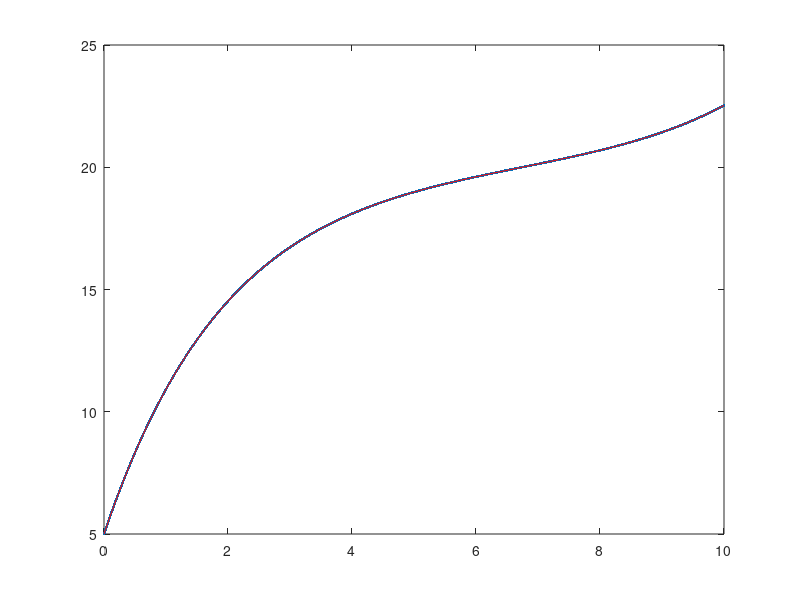

Write the MATLAB code that produced this figure.
function F=driver

% clear the console screen
clc; close all;clf
% load the data structure with info pertaining to the physical problem
dat.diff=2;
dat.siga=.5;
dat.esrc=10;
dat.width=10;
bc.left.type=2; %0=neumann, 1=robin, 2=dirichlet
bc.left.C=5; % (that data is C in: -Ddu/dn=C // u/4+D/2du/dn=C // u=C)
bc.rite.type=1;
bc.rite.C=7;
dat.bc=bc; clear bc;

% load the numerical parameters, npar, structure pertaining to numerics
% number of elements
npar.nel = 5000;
% domain
npar.x = linspace(0,dat.width,npar.nel+1);
% polynomial degree
npar.porder=1;
% nbr of dofs per variable
npar.ndofs = npar.porder*npar.nel+1;
% connectivity
gn=zeros(npar.nel,npar.porder+1);
gn(1,:)=linspace(1,npar.porder+1,npar.porder+1);
for iel=2:npar.nel
    gn(iel,:)=[gn(iel-1,end) , gn(iel-1,2:end)+npar.porder ];
end
npar.gn=gn; clear gn;

% solve system
F = solve_fem2(dat,npar);
% plot
figure(1)
plot(npar.x,F,'.-'); hold all
% verification is always good
verif_diff_eq(dat)

return
end

%%%%%%%%%%%%%%%%%%%%%%%%%%%%%%%%%%%%%

function u=solve_fem2(dat,npar)

% initial guess
% (not needed if a direct method is used to solve the linear system)
u=ones(npar.ndofs,1);

% assemble the matrix and the rhs
[A,b]=assemble_system(npar,dat);

% solve
u=A\b;

return
end
%%%%%%%%%%%%%%%%%%%%%%%%%%%%%%%%%%%%%

function [A,rhs]=assemble_system(npar,dat)
% assemble the matrix, the rhs, apply BC

% shortcuts
porder= npar.porder;
gn    = npar.gn;
nel   = npar.nel;
% ideally, we would analyze the connectivity to determine nnz
nnz=(porder+1)*nel; %this is an upperbound, not exact
% n: linear system size
n=nel*porder+1;
% allocate memory
A=spalloc(n,n,nnz);
rhs=zeros(n,1);

% compute local matrices
% load Gauss Legendre quadrature (GLQ is exact on polynomials of degree up to 2n-1,
% while using only integrand evaluations (n-point quadrature).
% estimate the max poly order (it comes from the mass matrix  when coef. are
% piecewise constant and the material mesh matches the computational mesh
poly_max=porder+1;
[xq,wq] = GLNodeWt(poly_max);
% initialize local matrices/vectors
m=zeros(porder+1,porder+1);
k=m;
f=zeros(porder+1,1);
% store shapeset
[b,dbdx] =feshpln(xq,porder);
% compute local matrices + load vector
for i=1:porder+1
    for j=1:porder+1
        m(i,j)= dot(wq.*b(:,i)    , b(:,j));
        k(i,j)= dot(wq.*dbdx(:,i) , dbdx(:,j));
    end
    f(i)= dot(wq, b(:,i));
end

% definition of the weak form:
% int_domain (grad u D grad b) - int_bd_domain (b D grad u n) ...
%      + int_domain( XSa u b) = int_domain (b rhs)

% loop over elements
for iel=1:npar.nel
    % element extremities
    x0=npar.x(iel);
    x1=npar.x(iel+1);
    % jacobian of the transformation to the ref. element
    Jac=(x1-x0)/2;
    % assemble
    A(gn(iel,:),gn(iel,:)) = A(gn(iel,:),gn(iel,:)) + ...
        dat.siga*m*Jac + dat.diff*k/Jac;
    rhs(gn(iel,:)) = rhs(gn(iel,:)) + dat.esrc*f*Jac;
end

% apply natural BC
Dirichlet_nodes=[];
Dirichlet_val=[];
switch dat.bc.left.type
    case 0 % Neumann, int_bd_domain (b D grad u n) is on the RHS
        rhs(1)=rhs(1)+dat.bc.left.C;
    case 1 % Robin
        A(1,1)=A(1,1)+1/2;
        rhs(1)=rhs(1)+2*dat.bc.left.C;
    case 2 % Dirichlet
        Dirichlet_nodes=[Dirichlet_nodes 1];
        Dirichlet_val=[Dirichlet_val dat.bc.left.C];
end
switch dat.bc.rite.type
    case 0 % Neumann, int_bd_domain (b D grad u n) is on the RHS
        rhs(n)=rhs(n)+dat.bc.rite.C;
    case 1 % Robin
        A(n,n)=A(n,n)+1/2;
        rhs(n)=rhs(n)+2*dat.bc.rite.C;
    case 2 % Dirichlet
        Dirichlet_nodes=[Dirichlet_nodes n];
        Dirichlet_val=[Dirichlet_val dat.bc.rite.C];
end
% apply Dirichlet BC
for i=1:length(Dirichlet_nodes);% loop on the number of constraints
    id=Dirichlet_nodes(i);      % extract the dof of a constraint
    bcval=Dirichlet_val(i);
    rhs=rhs-bcval*A(:,id);  % modify the rhs using constrained value
    A(id,:)=0; % set all the id-th row to zero
    A(:,id)=0; % set all the id-th column to zero (symmetrize A)
    A(id,id)=1;            % set the id-th diagonal to unity
    rhs(id)=bcval;         % put the constrained value in the rhs
end

return
end
%%%%%%%%%%%%%%%%%%%%%%%%%%%%%%%%%%%%%

function [shapefun,dhdx]=feshpln (xv,p)
% computes the finite element basis functions and their first derivatives
% for any order p
% here, we use Lagrangian FE functions

xd=linspace(-1,1,p+1);

shapefun=zeros(length(xv),p+1);
dhdx    =zeros(length(xv),p+1);

% shape function
for i=1:p+1
    num=1.;
    den=1.;
    for j=1:p+1
        if(j~=i)
            num=num.*(xv-xd(j));
            den=den.*(xd(i)-xd(j));
        end
    end
    shapefun(:,i)=num./den;
end

% derivative of the shape function
for i=1:p+1
    sum=0.;
    den=1.;
    for j=1:p+1
        if(j~=i)
            num=1;
            for k=1:p+1
                if((k~=i)&&(k~=j))
                    num=num.*(xv-xd(k));
                end
            end
            sum=sum+num;
            den=den.*(xd(i)-xd(j));
        end
    end
    dhdx(:,i)=sum./den;
end

return
end
%%%%%%%%%%%%%%%%%%%%%%%%%%%%%%%%%%%%%%

function [x,w] = GLNodeWt(n)
% GLNodeWt  Nodes and weights for Gauss-Legendre quadrature of arbitrary order
%           obtained by solving an eigenvalue problem
%
% Synopsis:  [x,w] = GLNodeWt(n)
%
% Input:     n = order of quadrature rule
%
% Output:    x = vector of nodes
%            w = vector of weights

%  Algorithm based on ideas from Golub and Welsch, and Gautschi.  For a
%  condensed presentation see H.R. Schwarz, "Numerical Analysis: A
%  Comprehensive Introduction," 1989, Wiley.  Original MATLAB
%  implementation by H.W. Wilson and L.H. Turcotte, "Advanced Mathematics
%  and Mechanics Applications Using MATLAB," 2nd ed., 1998, CRC Press

beta   = (1:n-1)./sqrt(4*(1:n-1).^2 - 1);
J      = diag(beta,-1) + diag(beta,1);    % eig(J) needs J in full storage
[V,D]  = eig(J);
[x,ix] = sort(diag(D));  %  nodes are eigenvalues, which are on diagonal of D
w      = 2*V(1,ix)'.^2;  %  V(1,ix)' is column vector of first row of sorted V

return
end
%%%%%%%%%%%%%%%%%%%%%%%%%%%%%%%%%%%%%

function verif_diff_eq(dat)

sa=dat.siga; cd=dat.diff; src=dat.esrc; L=dat.width;

k=1/sqrt(cd/sa);
% particular solution
part=src/sa;
% general form of the solution:
%  phi =A sh(kx) + B ch(kx) + src/abso
%  dphi/dx= k (A ch(kx) + B sh(kx) )
switch dat.bc.left.type
    case 0 % Neumann
        mat(1,1:2) =k*[ cosh(0), sinh(0)];
        b(1) = -dat.bc.left.C / cd;
    case 1 % Robin
        mat(1,1:2) =[ sinh(0), cosh(0)]/4 -cd/2*k*[ cosh(0), sinh(0)];
        b(1) = dat.bc.left.C -part/4;
    case 2 % Dirichlet
        mat(1,1:2) =[ sinh(0), cosh(0)];
        b(1) = dat.bc.left.C -part;
end
switch dat.bc.rite.type
    case 0 % Neumann
        mat(2,1:2) =k*[ cosh(k*L), sinh(k*L)];
        b(2) = dat.bc.rite.C / cd;
    case 1 % Robin
        mat(2,1:2) =[ sinh(k*L), cosh(k*L)]/4 +cd/2*k*[ cosh(k*L), sinh(k*L)];
        b(2) = dat.bc.rite.C -part/4;
    case 2 % Dirichlet
        mat(2,1:2) =[ sinh(k*L), cosh(k*L)];
        b(2) = dat.bc.rite.C -part;
end
% get coefficient for the analytical solution
a=mat\b';
x=linspace(0,L);
y=a(1)*sinh(k*x)+a(2)*cosh(k*x)+part;
plot(x,y,'r-');hold all

return
end
